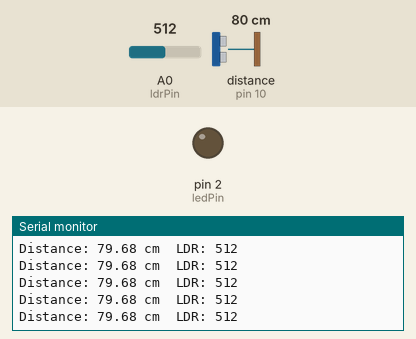
Recording of a sketch running on a simulated Arduino Uno, built with avr-gcc and run on an emulated ATmega328P. On the bench: output pins drawn as LEDs (lit = HIGH), the last lines printed to the serial monitor. Wiring (inferred from the names in the program): ultrasonic range finder: trigger pin 9; echo pin 10. The inputs (shaded band) are chosen by the test bench; at power-on: distance to the obstacle (sensor on pin 10) 80 cm, A0 (ldrPin) = 512. The echo pulse lasts 58.3 µs per cm; pins used as bus, display or sensor lines are not drawn.

Above: at 1.2 s.
1.3 s: distance to the obstacle (sensor on pin 10) set to 250 cm
At 1.51 s:
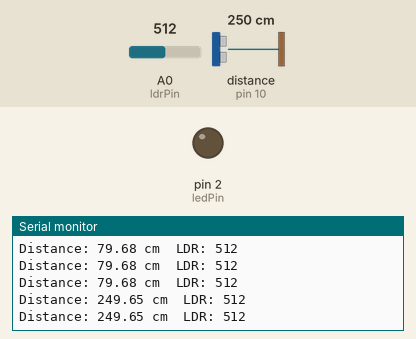
4.3 s: distance to the obstacle (sensor on pin 10) set to 35 cm
At 4.4 s:
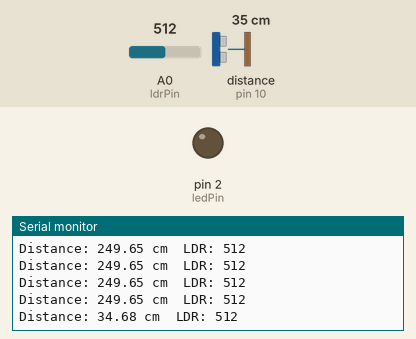
Timing chart, 0 to 7.3 s (numbered marks = the images above; inputs shaded):
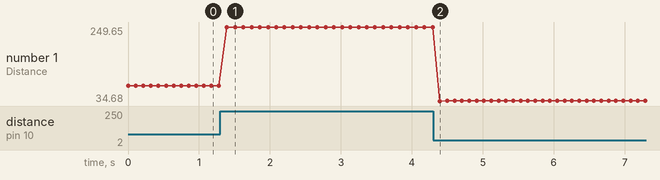

Measured:
- after the input at 1.3 s, the serial monitor: prints a new line after 0.09 s (image 1)
- after the input at 4.3 s, the serial monitor: prints a new line after 0.10 s (image 2)
- plotted number 1: 79.68 → 249.65 after the input at 1.3 s, 249.65 → 34.69 after the input at 4.3 s

The sketch:

task2.ino
```cpp
const int trigPin = 9;
const int echoPin = 10;
const int ledPin = 2;
const int ldrPin = A0;

float duration, distance;

void setup() {
  pinMode(trigPin, OUTPUT);
  pinMode(echoPin, INPUT);
  pinMode(ledPin, OUTPUT);
  Serial.begin(9600);
}

void loop() {
  // Measure distance
  digitalWrite(trigPin, LOW);
  delayMicroseconds(2);
  digitalWrite(trigPin, HIGH);
  delayMicroseconds(10);
  digitalWrite(trigPin, LOW);

  duration = pulseIn(echoPin, HIGH);
  distance = (duration * 0.0343) / 2;

  // Read LDR value
  int ldrValue = analogRead(ldrPin);

  // Print values
  Serial.print("Distance: ");
  Serial.print(distance);
  Serial.print(" cm\tLDR: ");
  Serial.println(ldrValue);

  // LED ON only when object is close AND it is bright
  if (distance <= 15 && ldrValue < 500) {
    digitalWrite(ledPin, HIGH);
  } else {
    digitalWrite(ledPin, LOW);
  }

  delay(100);
}
```
